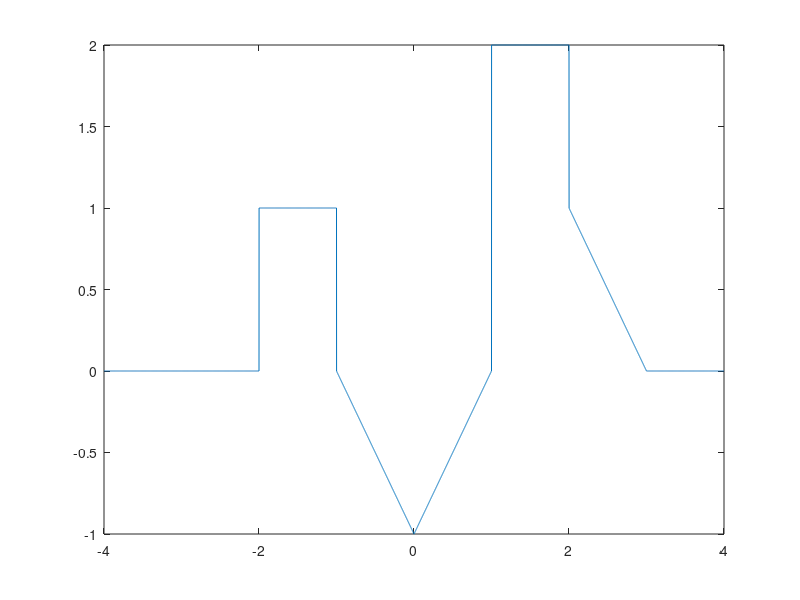

Recreate this plot in MATLAB.
x = -4:0.001:4;
for i = 1:length(x)
        if (x(i) <= -4) || (x(i) >= (3))
            y(i) = 0;
        elseif x(i) >= (-4) && x(i) <= (-2)
            y(i) = 0;
        elseif x(i) >= (-2) && x(i) <= (-1)
            y(i) = 1;
        elseif x(i) >= (-1) && x(i) <= (0)
            y(i) = (-x(i)-1);
        elseif x(i) >= (0) && x(i) <= (1)
            y(i) = (x(i)-1);
        elseif x(i) >= (1) && x(i) <= (2)
            y(i) = 2;
        elseif x(i) >= (2) && x(i) <= (3)
            y(i) = -x(i)+3;
        end;
    end;
    plot(x, y);